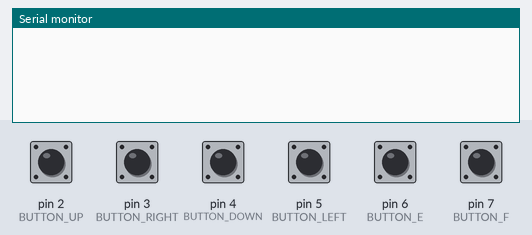
Simulated run of this sketch. Board: Arduino Uno, built with avr-gcc and run on an emulated ATmega328P. Shown: the last lines printed to the serial monitor. The test bench sets the inputs (shaded band); at power-on: pin 2 (BUTTON_UP), pin 3 (BUTTON_RIGHT), pin 4 (BUTTON_DOWN), pin 5 (BUTTON_LEFT), pin 6 (BUTTON_E), pin 7 (BUTTON_F) HIGH.

Above: at 1.2 s.
1.3 s: pin 2 (BUTTON_UP) pulled LOW for 0.15 s
At 2.5 s:
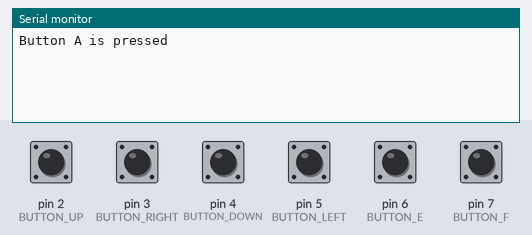
2.9 s: pin 3 (BUTTON_RIGHT) pulled LOW for 0.15 s
At 4.0 s:
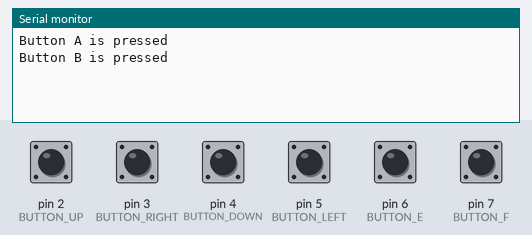
4.5 s: pin 4 (BUTTON_DOWN) pulled LOW for 0.15 s
At 5.2 s:
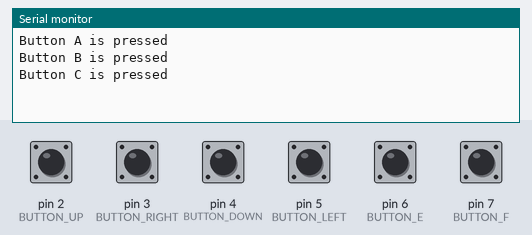
6.1 s: pin 5 (BUTTON_LEFT) pulled LOW for 0.15 s
At 6.5 s:
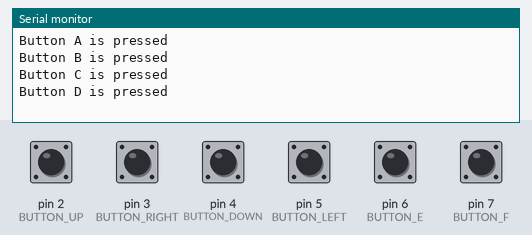
7.7 s: pin 6 (BUTTON_E) pulled LOW for 0.15 s
At 8.9 s:
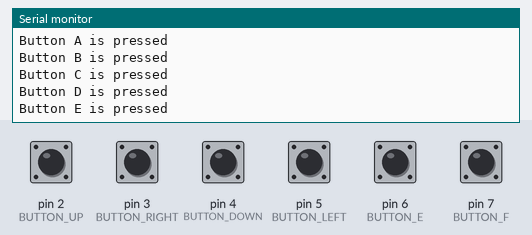
9.3 s: pin 7 (BUTTON_F) pulled LOW for 0.15 s
At 10.1 s:
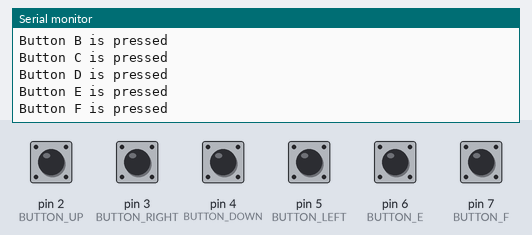

The sketch:

joystick_two.ino
```cpp
#define BUTTON_UP 2

#define BUTTON_RIGHT 3

#define BUTTON_DOWN 4

#define BUTTON_LEFT 5

#define BUTTON_E 6

#define BUTTON_F 7

#define DELAY 500

void setup() {

 Serial.begin(9600);


 // to enable pull up resistors first write pin mode

 // and then make that pin HIGH

 pinMode(BUTTON_UP, INPUT);

 digitalWrite(BUTTON_UP, HIGH);

 pinMode(BUTTON_RIGHT, INPUT);

 digitalWrite(BUTTON_RIGHT, HIGH);

 pinMode(BUTTON_DOWN, INPUT);

 digitalWrite(BUTTON_DOWN, HIGH);

 pinMode(BUTTON_LEFT, INPUT);

 digitalWrite(BUTTON_LEFT, HIGH);

 pinMode(BUTTON_E, INPUT);

 digitalWrite(BUTTON_E, HIGH);

 pinMode(BUTTON_F, INPUT);

 digitalWrite(BUTTON_F, HIGH);

}


void loop() {

 if(digitalRead(BUTTON_UP) == LOW) {

   Serial.println("Button A is pressed");

   delay(DELAY);

 }

 else if(digitalRead(BUTTON_RIGHT) == LOW) {

   Serial.println("Button B is pressed");

   delay(DELAY);

 }

 else if(digitalRead(BUTTON_DOWN) == LOW) {

   Serial.println("Button C is pressed");

   delay(DELAY);

 }

 else if(digitalRead(BUTTON_LEFT) == LOW) {

   Serial.println("Button D is pressed");

   delay(DELAY);

 }

 else if(digitalRead(BUTTON_E) == LOW) {

   Serial.println("Button E is pressed");

   delay(DELAY);

 }

 else if(digitalRead(BUTTON_F) == LOW) {

   Serial.println("Button F is pressed");

   delay(DELAY);

 }

}
```

Measured:
- after the input at 1.3 s, the serial monitor: prints a new line at once (image 1)
- after the input at 2.9 s, the serial monitor: prints a new line at once (image 2)
- after the input at 4.5 s, the serial monitor: prints a new line at once (image 3)
- after the input at 6.1 s, the serial monitor: prints a new line at once (image 4)
- after the input at 7.7 s, the serial monitor: prints a new line at once (image 5)
- after the input at 9.3 s, the serial monitor: prints a new line at once (image 6)
